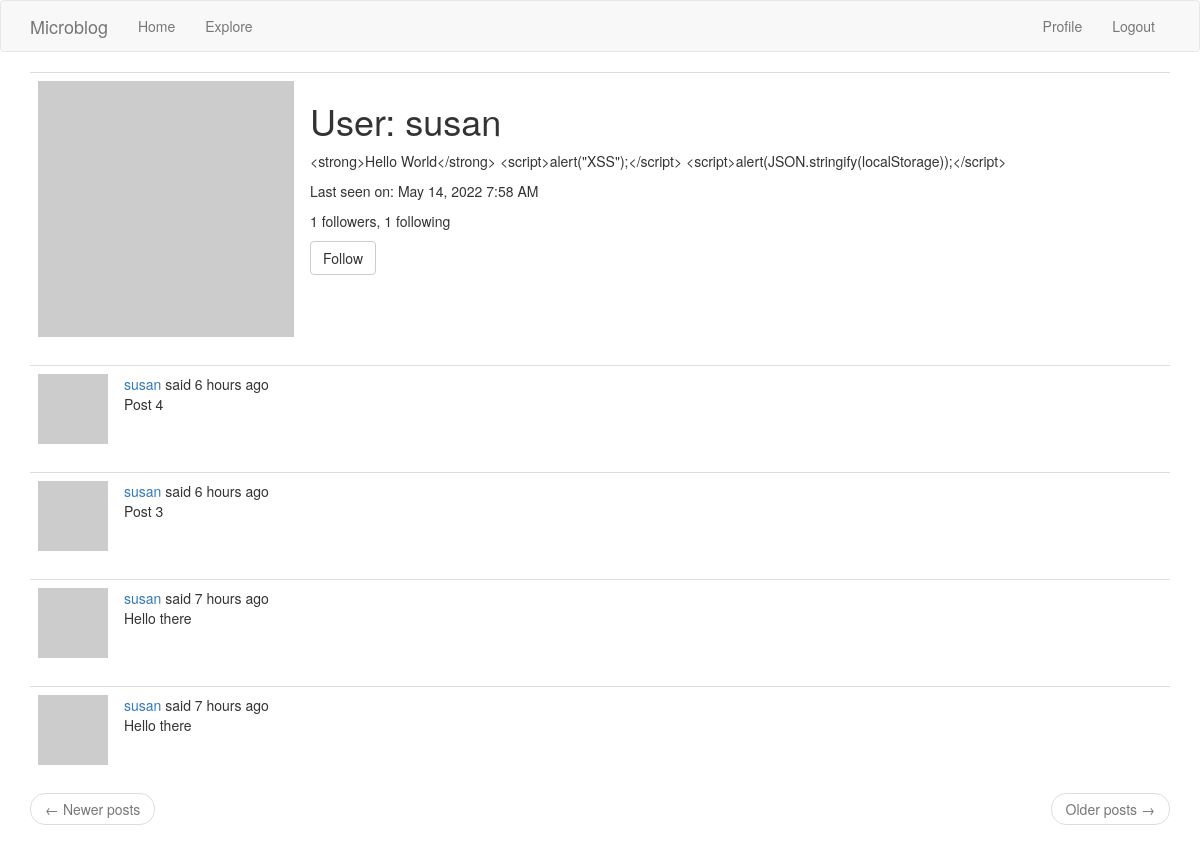
The page /user/susan (signed in) on the database its author committed.
### app/models.py (models this page shows, shortened)
class User(UserMixin, db.Model):
    id = db.Column(db.Integer, primary_key=True)
    username = db.Column(db.String(64), index=True, unique=True)
    email = db.Column(db.String(120), index=True, unique=True)
    password_hash = db.Column(db.String(128))
    posts = db.relationship('Post', backref='author', lazy='dynamic')
    about_me = db.Column(db.String(140))
    last_seen = db.Column(db.DateTime, default=datetime.utcnow)
    followed = db.relationship(
        'User', secondary=followers,
        primaryjoin=(followers.c.follower_id == id),
        secondaryjoin=(followers.c.followed_id == id),
        backref=db.backref('followers', lazy='dynamic'), lazy='dynamic')
    def avatar(self, size):
        digest = md5(self.email.lower().encode('utf-8')).hexdigest()
        return 'https://www.gravatar.com/avatar/{}?d=identicon&s={}'.format(
            digest, size)
    def is_following(self, user):
        return self.followed.filter(
            followers.c.followed_id == user.id).count() > 0

class Post(db.Model):
    id = db.Column(db.Integer, primary_key=True)
    body = db.Column(db.String(140))
    timestamp = db.Column(db.DateTime, index=True, default=datetime.utcnow)
    user_id = db.Column(db.Integer, db.ForeignKey('user.id'))

### app/routes.py (the view)
@app.route('/user/<username>')
@login_required
def user(username):
    user = User.query.filter_by(username=username).first_or_404()
    page = request.args.get('page', 1, type=int)
    posts = user.posts.order_by(Post.timestamp.desc()).paginate(
        page, app.config['POSTS_PER_PAGE'], False)
    next_url = url_for('user', username=user.username, page=posts.next_num) \
        if posts.has_next else None
    prev_url = url_for('user', username=user.username, page=posts.prev_num) \
        if posts.has_prev else None
    form = EmptyForm()
    return render_template('user.html', user=user, posts=posts.items,
                           next_url=next_url, prev_url=prev_url, form=form)

### app/forms.py
class EmptyForm(FlaskForm):
    submit = SubmitField('Submit')

### app/models.py (called while the page is built)
@login.user_loader
def load_user(id):
    return User.query.get(int(id))

### app/routes.py (called while the page is built)
@app.before_request
def before_request():
    if current_user.is_authenticated:
        current_user.last_seen = datetime.utcnow()
        db.session.commit()
    g.locale = str(get_locale())

### app/templates/user.html (shortened to what this page needs)
{% extends "base.html" %}
{% block app_content %}
    <table class="table table-hover">
        <tr>
            <td width="256px">
                <img src="{{ user.avatar(256) }}"
                     alt="{{ user.username }}'s avatar"
                     height="256"
                     width="256"/>
            </td>
            <td>
                <h1>{{ _('User') }}: {{ user.username }}</h1>
                {% if user.about_me %}
                    <p>
                        {{ user.about_me }}
                    </p>
                {% endif %}
                {% if user.last_seen %}
                    <p>
                        {{ _('Last seen on') }}: {{ moment(user.last_seen).format('LLL') }}
                    </p>
                {% endif %}
                <p>
                    {{ _('%(count)d followers', count=user.followers.count()) }}, {{ _('%(count)d following', count=user.followed.count()) }}
                </p>
                {% if user == current_user %}
                    <p>
                        <a href="{{ url_for('edit_profile') }}">{{ _('Edit your profile') }}</a>
                    </p>
                {% elif not current_user.is_following(user) %}
                    <p>
                        <form action="{{ url_for('follow', username=user.username) }}"
                              method="post">
                            {{ form.submit(value=_('Follow'), class_='btn btn-default') }}
                        </form>
                    </p>
                {% endif %}
            </td>
        </tr>
    </table>
    {% for post in posts %}
        {% include '_post.html' %}
    {% endfor %}
    {% include "_page_nav.html" %}
{% endblock app_content %}

### app/templates/_post.html (shortened to what this page needs)
<table class="table table-hover">
    <tr>
        <td width="70px">
            <a href="{{ url_for('user', username=post.author.username) }}">
                <img src="{{ post.author.avatar(70) }}"
                     alt="{{ post.author.username }}'s avatar"
                     height="70"
                     width="70" />
            </a>
        </td>
        <td>
        {{ _('%(username)s said %(when)s',
        username=user_link, when=moment(post.timestamp).fromNow()) }}
        <br>
        {{ post.body }}
    </td>
</tr>
</table>

### rows shown on the page
User: username "susan", about_me "<strong>Hello World</strong> <script>alert(\"XSS\");</script> <script>alert(JSON.stringify(localStorage));</script>", last_seen "May 14, 2022 7:58 AM"
Post: body "Post 4"
Post: body "Post 3"
Post: body "Hello there"
Post: body "Hello there"
